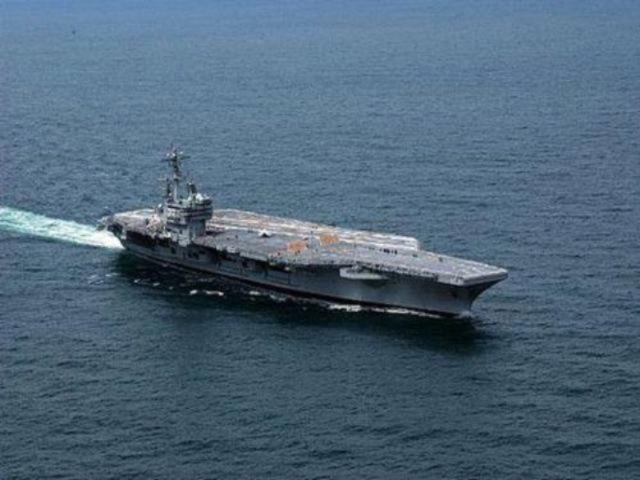
%> input picture SDS_EvaluationProject/Data/ImgSal/OriginalImages/10.bmp, 640 x 480 px
$ octave --eval "result = SDS_LC('../SDS_EvaluationProject/Data/ImgSal/OriginalImages/10.bmp');"   (GNU Octave 9; MATLAB toolbox functions it lacks are replaced by stand-ins)
%> lines starting %> are read from the running program, lines starting %| are printed output that depends on the picture
### SDS_demo/StructuralFeatureExtraction_LC.m
function [myFeatures] = StructuralFeatureExtraction_LC(imgName)
    imageRef = resizeImage(imgName);
    % YIQ colorspace
    Color1 = 0.299 * double(imageRef(:,:,1)) + 0.587 * double(imageRef(:,:,2)) + 0.114 * double(imageRef(:,:,3));
    Color2 = 0.596 * double(imageRef(:,:,1)) - 0.274 * double(imageRef(:,:,2)) - 0.322 * double(imageRef(:,:,3));
    Color3 = 0.211 * double(imageRef(:,:,1)) - 0.523 * double(imageRef(:,:,2)) + 0.312 * double(imageRef(:,:,3));
    %%%%%%%%%%%%%%%%%%%%%%%%%
    % Calculate the LC map
    %%%%%%%%%%%%%%%%%%%%%%%%%
    [~, lc1] = lmlc(Color1);
    [~, lc2] = lmlc(Color2);
    [~, lc3] = lmlc(Color3);
    n=1;
    myFeatures{n} = (lc1);n=n+1;
    myFeatures{n} = (lc2);n=n+1;
    myFeatures{n} = (lc3);n=n+1;
return;

function [lm, lc] = lmlc(im)
    window = fspecial('gaussian', 11, 1.5);
    window = window/sum(sum(window));
    lm   = imfilter(im,window, 'replicate');
    mu1_sq = lm.*lm;
    lc = imfilter(im.*im,window, 'replicate') - mu1_sq;
return;

% [7 lines left out: function logfilt, not called in this run]

function newImage = resizeImage(imgName)
    Img = double( imread(imgName));
    % resizing
    smallSideBlkNum = 11; blkSize = 24;
    [mImg, nImg,~] = size(Img);
%> mImg = 480; nImg = 640
    ImageSize = [mImg, nImg];
%> ImageSize = [480 640]
    [maxSize, maxLoc] = max(ImageSize);
%> maxSize = 640; maxLoc = 2
    [minSize, minLoc] = min(ImageSize);
%> minSize = 480; minLoc = 1
    if mImg==nImg
        minLoc = 3-maxLoc;
    end
    scaleMax = round(maxSize/blkSize);
%> scaleMax = 27
    scaleMin = round(minSize/blkSize);
%> scaleMin = 20
    largeSideBlkNum = round( smallSideBlkNum * round(scaleMax/scaleMin*10)/10 );
%> largeSideBlkNum = 15

    ImageSize(minLoc) = blkSize * smallSideBlkNum;
    ImageSize(maxLoc) = blkSize * largeSideBlkNum;
    newImage = zeros([ImageSize,3]);
    newImage(:,:,1) = imresize(Img(:,:, 1), ImageSize);
    newImage(:,:,2) = imresize(Img(:,:, 2), ImageSize);
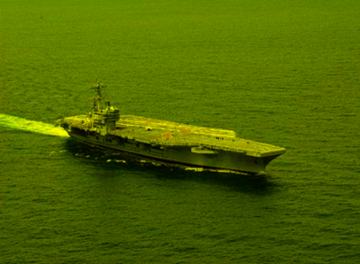
%> newImage: size 264x360x3 double; mean R, G, B 78.1, 101.4, 0; drawn with min black and max white
    newImage(:,:,3) = imresize(Img(:,:, 3), ImageSize);
%> in StructuralFeatureExtraction_LC, `Color1 = 0.299 * double(imageRef(:,:,1)) + 0.587 * double(imageRef(:,:..`:
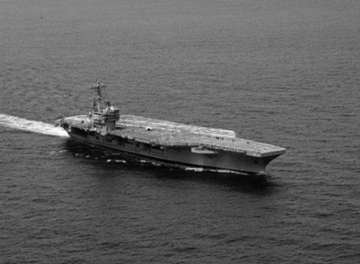
%> Color1: size 264x360 double; min 1.63, max 252.4, mean 96.7
%> in StructuralFeatureExtraction_LC, `Color2 = 0.596 * double(imageRef(:,:,1)) - 0.274 * double(imageRef(:,:..`:
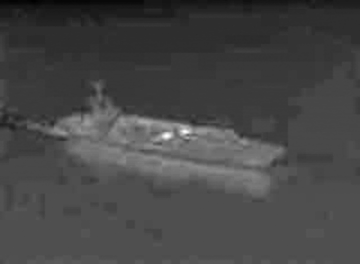
%> Color2: size 264x360 double; min -39.72, max 31, mean -20.1; drawn with min black and max white
%> in StructuralFeatureExtraction_LC, `Color3 = 0.211 * double(imageRef(:,:,1)) - 0.523 * double(imageRef(:,:..`:
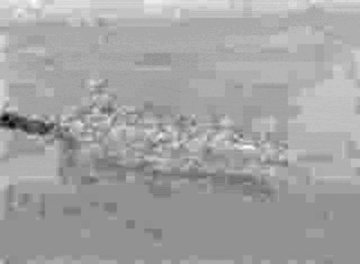
%> Color3: size 264x360 double; min -12.2, max 8.53, mean 1.07; drawn with min black and max white
%> in lmlc, `mu1_sq = lm.*lm;`:
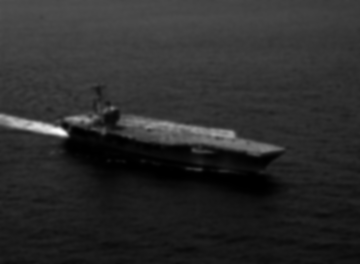
%> mu1_sq: size 264x360 double; min 76.26, max 58913.9, mean 10248; drawn with min black and max white
%> in lmlc (call 2), `mu1_sq = lm.*lm;`:
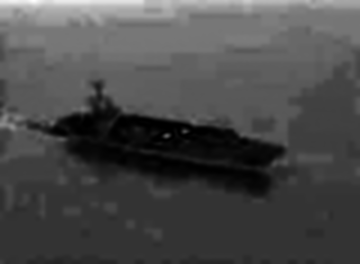
%> mu1_sq: size 264x360 double; min 8.21e-05, max 1534.3, mean 445.3; drawn with min black and max white
%> in lmlc (call 3), `lc = imfilter(im.*im,window, 'replicate') - mu1_sq;`:
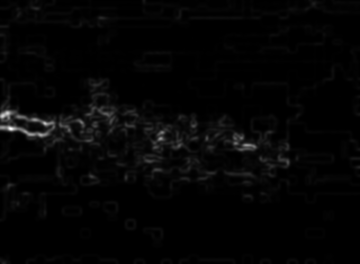
%> lc: size 264x360 double; min 1.11e-13, max 12.93, mean 0.261; drawn with min black and max white
%> in SDS_LC, `Features = StructuralFeatureExtraction_LC(imgName);`: Features = 3 items
return;

### SDS_demo/StructuralDissimilarity.m
function [saMap] = StructuralDissimilarity(Features)
    S      = 24; %patch size
    sigma  = 3;
    [M,N]  = size(Features{1});
%> M = 264; N = 360
    rowNum = M/S;
%> rowNum = 11
    colNum = N/S;
%> colNum = 15
    featureDim = max(size(Features));
%> featureDim = 3
    g_saMap = zeros(rowNum,colNum);

    %%%%%%%%%%%%%%%%%%%%%%%%%
    % global structural dissimialrity computation
    %%%%%%%%%%%%%%%%%%%%%%%%%
    for rowIdx = 1: rowNum
        for colIdx = 1: colNum

            r_up = (rowIdx-1)*S+1; r_down = rowIdx*S;
            u_left = (colIdx-1)*S+1; d_right = colIdx*S;

            for fidx=1:featureDim
                curfeatureBlk{fidx} = Features{fidx}(r_up:r_down, u_left:d_right);
            end

            for rIdx = 1:rowNum
                for cIdx = 1:colNum
                        rup = (rIdx-1)*S+1; rdown = rIdx*S;
                        uleft = (cIdx-1)*S+1; dright = cIdx*S;
                        for fidx=1:featureDim
                            cmpfeatureBlk{fidx} = Features{fidx}(rup:rdown, uleft:dright);
                        end
                        %Dissimilarity Measure
                        disSim = double(zeros(S,S));
                        for fidx=1:featureDim
                            disSim = disSim + keyFunc(curfeatureBlk{fidx},cmpfeatureBlk{fidx}, 20);
                        end
                        % Combination
                        disSim = mean2(sqrt(double(disSim)/featureDim));

                        % Spatial Weighting
                        distW2       = (double((rowIdx-rIdx)^2 + (colIdx-cIdx)^2));
                        distWgauss =  exp( -1 * distW2 / (2 * sigma^2) );
                        g_saMap(rowIdx, colIdx) = g_saMap(rowIdx, colIdx) + disSim*distWgauss;
                        g_saMap(rIdx, cIdx)     = g_saMap(rIdx, cIdx) + disSim*distWgauss;
                end
            end

        end
    end
%> this loop made 11 passes
%> after the loop, cmpfeatureBlk = 3 items; curfeatureBlk = 3 items
    saMap = mat2gray(g_saMap.^8);
end

function [dissimilaryBlock] = keyFunc(block1, block2, cScale)
    dissimilaryBlock = (block1 - block2).^2 ./ (block1.^2 + block2.^2 + cScale);
end

### SDS_demo/SDS_LC.m
function SalMap = SDS_LC(imgName)
    Features = StructuralFeatureExtraction_LC(imgName);
    [SalMap] = StructuralDissimilarity(Features);
end

$ run again, on SDS_EvaluationProject/Data/ImgSal/OriginalImages/100.bmp
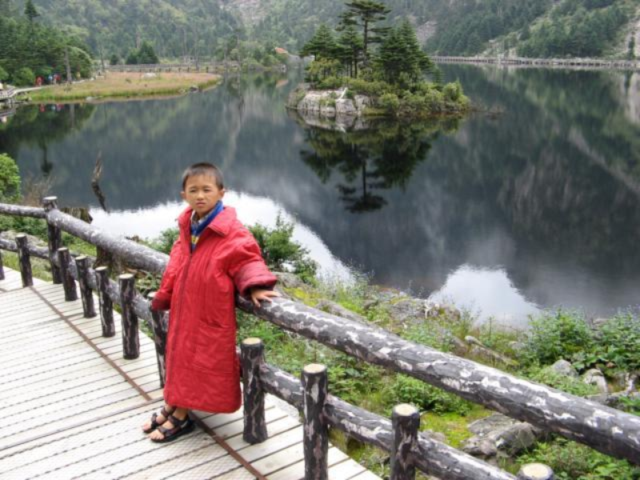
%> input picture SDS_EvaluationProject/Data/ImgSal/OriginalImages/100.bmp, 640 x 480 px
%> in lmlc (call 2), `lm   = imfilter(im,window, 'replicate');`:
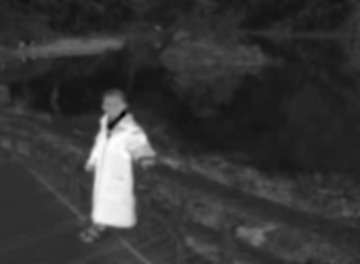
%> lm: size 264x360 double; min -20.59, max 93.44, mean 3.9; drawn with min black and max white
%> in lmlc (call 3), `lc = imfilter(im.*im,window, 'replicate') - mu1_sq;`:
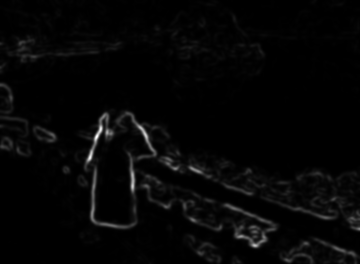
%> lc: size 264x360 double; min 5.13e-13, max 366.4, mean 8.8; drawn with min black and max white
%> Features = 3 items
%> M = 264; N = 360
%> rowNum = 11
%> colNum = 15
%> featureDim = 3
%> the loop in StructuralDissimilarity, `for rowIdx = 1: rowNum` made 11 passes
%> after the loop in StructuralDissimilarity, `for rowIdx = 1: rowNum`: cmpfeatureBlk = 3 items

$ run again, on SDS_EvaluationProject/Data/ImgSal/OriginalImages/102.bmp
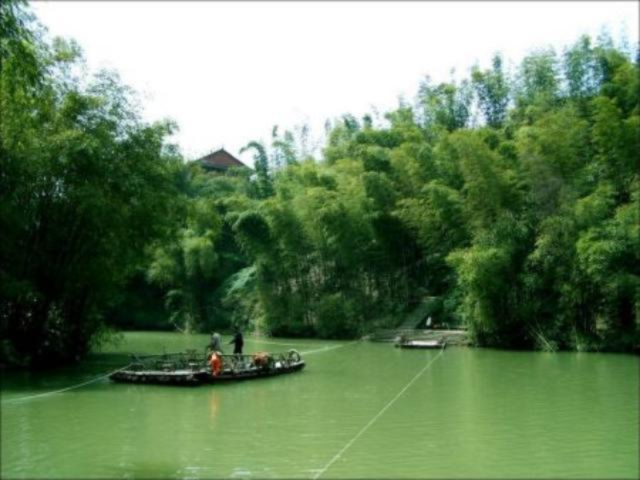
%> input picture SDS_EvaluationProject/Data/ImgSal/OriginalImages/102.bmp, 640 x 480 px
%> in lmlc (call 3), `mu1_sq = lm.*lm;`:
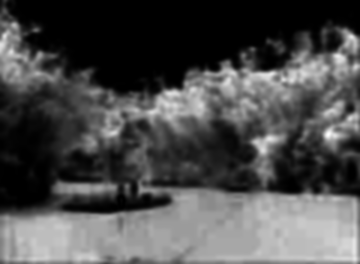
%> mu1_sq: size 264x360 double; min 0, max 1337.6, mean 406.2; drawn with min black and max white
%> in lmlc (call 3), `lc = imfilter(im.*im,window, 'replicate') - mu1_sq;`:
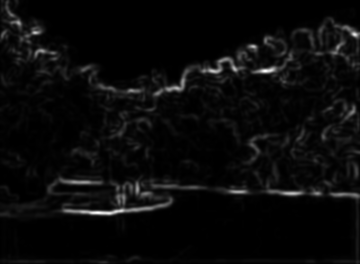
%> lc: size 264x360 double; min 0, max 96.29, mean 3.9; drawn with min black and max white
%> Features = 3 items
%> M = 264; N = 360
%> rowNum = 11
%> colNum = 15
%> featureDim = 3
%> the loop in StructuralDissimilarity, `for rowIdx = 1: rowNum` made 11 passes
%> after the loop in StructuralDissimilarity, `for rowIdx = 1: rowNum`: cmpfeatureBlk = 3 items

$ run again, on SDS_EvaluationProject/Data/ImgSal/OriginalImages/105.bmp
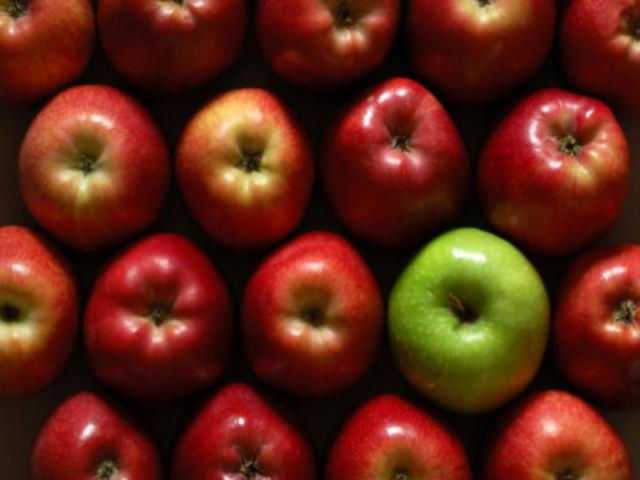
%> input picture SDS_EvaluationProject/Data/ImgSal/OriginalImages/105.bmp, 640 x 480 px
%> in lmlc (call 3), `lc = imfilter(im.*im,window, 'replicate') - mu1_sq;`:
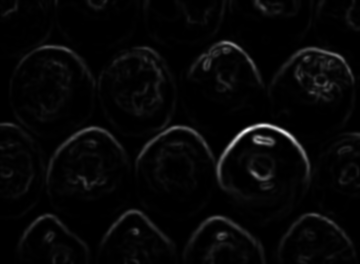
%> lc: size 264x360 double; min 6.58e-14, max 367.2, mean 10.2; drawn with min black and max white
%> Features = 3 items
%> M = 264; N = 360
%> rowNum = 11
%> colNum = 15
%> featureDim = 3
%> the loop in StructuralDissimilarity, `for rowIdx = 1: rowNum` made 11 passes
%> after the loop in StructuralDissimilarity, `for rowIdx = 1: rowNum`: cmpfeatureBlk = 3 items
